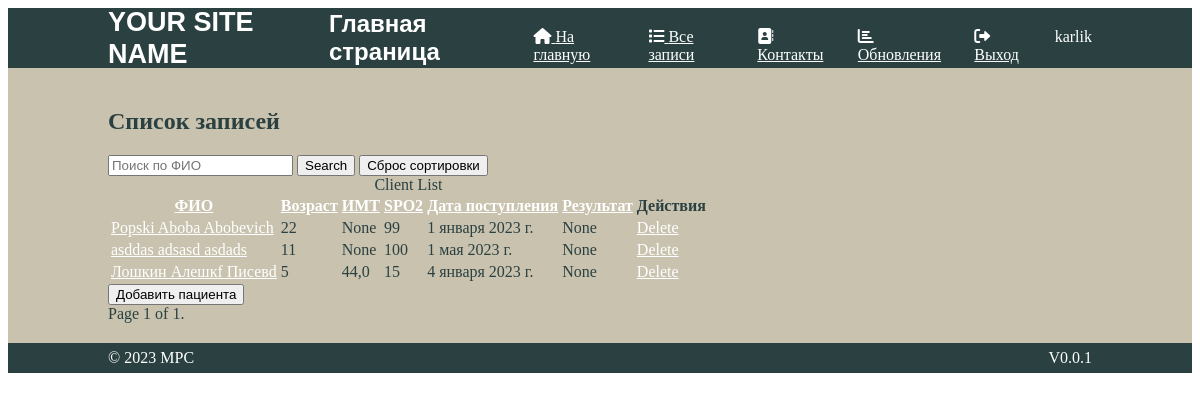
Before: /client-list/ (signed in) with the older database file.
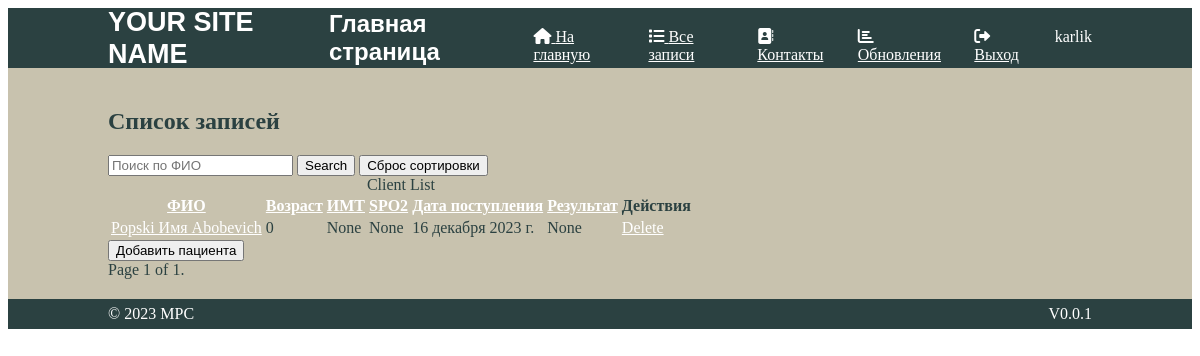
After: the same page with the newer database file.
### clients/models.py (models this page shows, shortened)
class Client(models.Model):
    GENDER_CHOICES = [
        (0, 'Женский'),
        (1, 'Мужской'),
    ]
    id_token = models.CharField(max_length=100, default=None, unique=True, editable=False)
    id = models.UUIDField(primary_key=True, default=uuid.uuid4, editable=False)
    first_name = models.CharField(max_length=100)
    last_name = models.CharField(max_length=100)
    patronymic = models.CharField(max_length=100, blank=True)
    age = models.IntegerField(null=False, blank=True, default=0)
    body_mass_index = models.FloatField(null=True, blank=True)
    spo2 = models.IntegerField(null=True, blank=True)
    admission_date = models.DateField(default=date.today, null=False, blank=True)
    result = models.IntegerField(null=True, blank=True)
    dayshome = models.IntegerField(null=True, blank=True)
    gender = models.BooleanField(default=True, choices=GENDER_CHOICES)
    history = HistoricalRecords(inherit=True)
    f_test_ex = models.IntegerField(null=True, blank=True)
    f_test_in = models.IntegerField(null=True, blank=True)
    comorb_ccc = models.BooleanField(default=False, blank=True)
    comorb_bl = models.BooleanField(default=False, blank=True)
    cd_ozhir = models.BooleanField(default=False, blank=True)
    comorb_all = models.BooleanField(default=False, blank=True)
    l_109 = models.FloatField(null=True, blank=True)
    lf = models.FloatField(null=True, blank=True)
    rox = models.FloatField(null=True, blank=True)
    spo2_fio = models.FloatField(null=True, blank=True)
    ch_d = models.IntegerField(null=True, blank=True)
    def __str__(self):
        return f"{self.last_name} {self.first_name} {self.patronymic} "

### clients/views.py (the view, shortened to what this page needs)
# urls.py: path('client-list/', ClientListView.as_view(), name='client_list'),
class ClientListView(LoginRequiredMixin, View):
    login_url = LOGIN_URL
    def get(self, request):
        clients_per_page = 10
        sort_by = request.GET.get('sort', 'last_name')
        order = request.GET.get('order', 'asc')
        form = ClientForm()
        search_query = request.GET.get('search', '')
        clients = Client.objects.all()
        if search_query:
            clients = clients.filter(
                models.Q(first_name__icontains=search_query) |
                models.Q(last_name__icontains=search_query) |
                models.Q(patronymic__icontains=search_query)
            )
        next_order = 'desc' if order == 'asc' else 'asc'
        if order == 'asc':
            clients = clients.order_by(sort_by)
        else:
            clients = clients.order_by(f'-{sort_by}')
        paginator = Paginator(clients, clients_per_page)
        page_number = request.GET.get('page')
        page = paginator.get_page(page_number)
        context = {
            'clients': page,
            'sort_by': sort_by,
            'next_order': next_order,
            'form': form,
            'search_query': search_query,
        }
        return render(request, 'client_list.html', context)

### clients/templates/client_list.html (shortened to what this page needs)
{% extends 'base.html' %}
{% load static %}
{% block header %}Главная страница{% endblock %}
{% block content %}
    <h2>Список записей</h2>
    <input type="text" id="searchInput" placeholder="Поиск по ФИО">
    <button type="button" id="searchButton">Search</button>
    <button type="submit" id="resetSortingButton">Сброс сортировки</button>
    <table>
        <caption>Client List</caption>
        <thead>
        <tr>
            <th {% if sort_by == 'last_name' %}class="active"{% endif %}><a href="?sort=last_name&order={{ next_order }}">ФИО</a></th>
            <th {% if sort_by == 'age'%}class="active"{% endif %}><a href="?sort=age&order={{ next_order }}">Возраст</a></th>
            <th {% if sort_by == 'body_mass_index'%}class="active"{% endif %}><a href="?sort=body_mass_index&order={{ next_order }}">ИМТ</a></th>
            <th {% if sort_by == 'spo2'%}class="active"{% endif %}><a href="?sort=spo2&order={{ next_order }}">SPO2</a></th>
            <th {% if sort_by == 'admission_date'%}class="active"{% endif %}><a href="?sort=admission_date&order={{ next_order }}">Дата поступления</a></th>
            <th {% if sort_by == 'result'%}class="active"{% endif %}><a href="?sort=result&order={{ next_order }}">Результат</a></th>
            <th>Действия</th>
        </tr>
        </thead>
        <tbody>
        {% for client in clients %}
        <tr>
            <td>
                <a href="{% url 'client_detail' id_token=client.id_token %}">{{ client }}</a>
            </td>
            <td>{{ client.age }}</td>
            <td>{{ client.body_mass_index }}</td>
            <td>{{ client.spo2 }}</td>
            <td>{{ client.admission_date }}</td>
            <td>{{ client.result }}</td>
            <td>
                <a href="{% url 'client_detail' id_token=client.id_token %}">Delete</a>
            </td>
        </tr>
        {% endfor %}
        </tbody>
    </table>
    <button id="toggleFormBtn" onclick="toggleForm()">Добавить пациента</button>
    <div class="pagination">
        <span class="step-links">
            <span class="current">
                Page {{ clients.number }} of {{ clients.paginator.num_pages }}.
            </span>
        </span>
    </div>
{% endblock %}

### web_handler/templates/base.html (shortened to what this page needs)
{% load static %}
<!DOCTYPE html>
<html lang="ru">
<head>
    <link rel="stylesheet" type="text/css" href="{% static 'css/styles_base.css' %}">
    <link rel="stylesheet" href="https://cdnjs.cloudflare.com/ajax/libs/font-awesome/6.0.0/css/all.min.css">
</head>
<body>
<div class="wrapper">
    <header class="header">
        <div class="wrapp">
            <h1>YOUR SITE NAME</h1>
            <h2>{% block header %}{% endblock %}</h2>
            <nav class="menu">
                <a href="{% url 'home' %}">
                    <i class="fas fa-home"></i> На главную
                </a>
                <a href="{% url 'client_list' %}">
                    <i class="fas fa-list"></i> Все записи
                </a>
                <a href="{% url 'contacts' %}">
                    <i class="fas fa-address-book"></i> Контакты
                </a>
                <a href="{% url 'dashboard' %}">
                    <i class="fas fa-chart-bar"></i> Обновления
                </a>
                <a href="{% url 'logout' %}">
                    <i class="fas fa-sign-out-alt"></i> Выход
                </a>
                {{ user.username }}
            </nav>
        </div>
    </header>
    <main class="main">
        <div class="container">
            {% block content %}{% endblock %}
        </div>
    </main>
    <footer class="footer">
        <div class="wrapp">
            <p>&copy; 2023 МРС </p>
            <p>V0.0.1</p>
        </div>
    </footer>
</div>
</body>
</html>

### web_handler/static/css/styles_base.css (style rules this page uses)
.wrapper { height: 100%; display: flex; flex-direction: column; justify-content: space-between; }
.wrapp { max-width: 1440px; height: 100%; margin: auto 100px; display: flex; justify-content: space-between; align-items: center; }
a { color: #FFF; }
.header { height: 60px; background-color: #2B4141; color: #FFF; }
.header h1 { font: 700 27px/120% Arial, "Helvetica Neue", Helvetica, sans-serif; }
.header h2 { font-family: Arial, "Helvetica Neue", Helvetica, sans-serif; }
.header .menu { height: 20px; display: flex; gap: 20px; }
.footer { height: 30px; background-color: #2B4141; }
.footer p { color: #FFF; }
.main { height: 100%; padding: 20px 0; background-color: #C8C2AE; color: #2B4141; }
.container { max-width: 1440px; min-height: 100%; margin: 0 100px; }

Changed rows visible on the page:
removed Client: last_name+first_name+patronymic "Popski Aboba Abobevich", age "22", body_mass_index "None", spo2 "99", admission_date "1 января 2023 г.", result "None"
removed Client: last_name+first_name+patronymic "asddas adsasd asdads", age "11", body_mass_index "None", spo2 "100", admission_date "1 мая 2023 г.", result "None"
removed Client: last_name+first_name+patronymic "Лошкин Алешкf Писевd", age "5", body_mass_index "44,0", spo2 "15", admission_date "4 января 2023 г.", result "None"
added Client: last_name+first_name+patronymic "Popski Имя Abobevich", age "0", body_mass_index "None", spo2 "None", admission_date "16 декабря 2023 г.", result "None"
